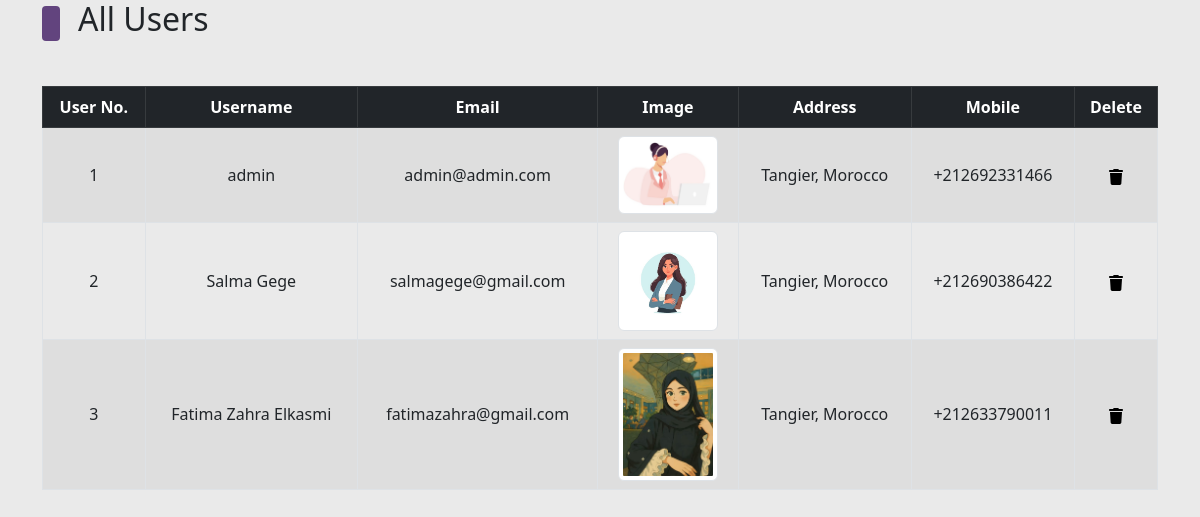
Page /admin/list_users.php on the committed database.
### tables this page shows
CREATE TABLE `user_table` (
  `user_id` int(11) NOT NULL,
  `username` varchar(100) NOT NULL,
  `user_email` varchar(100) NOT NULL,
  `user_password` varchar(255) NOT NULL,
  `user_image` varchar(255) NOT NULL,
  `user_ip` varchar(100) NOT NULL,
  `user_address` varchar(255) NOT NULL,
  `user_mobile` varchar(20) NOT NULL,
  `role` enum('admin','user') NOT NULL DEFAULT 'user'
);

### admin/list_users.php (the view, shortened to what this page needs)
<!DOCTYPE html>
<html lang="en">
<head>
    <link href="https://cdn.jsdelivr.net/npm/bootstrap@5.3.0/dist/css/bootstrap.min.css" rel="stylesheet">
    <link rel="stylesheet" href="../assets/css/bootstrap.css" />
    <link rel="stylesheet" href="../assets/css/main.css" />
</head>
<body>
    <div class="container">
        <div class="categ-header">
            <div class="sub-title">
                <span class="shape"></span>
                <h2>All Users</h2>
            </div>
        </div>
        <div class="table-data">
            <table class="table table-bordered table-hover table-striped text-center">
                <thead class="table-dark">
                    <?php
                    $get_user_query = "SELECT * FROM `user_table`";
                    $get_user_result = mysqli_query($con, $get_user_query);
                    $row_count = mysqli_num_rows($get_user_result);
                    if($row_count!=0){
                        echo "
                        <tr>
                        <th>User No.</th>
                        <th>Username</th>
                        <th>Email</th>
                        <th>Image</th>
                        <th>Address</th>
                        <th>Mobile</th>
                        <th>Delete</th>
                    </tr>
                    ";
                    }
                    ?>
                </thead>
                <tbody>
                    <?php
                    if ($row_count == 0) {
                        echo "<h2 class='text-center text-light p-2 bg-dark'>No users yet</h2>";
                    } else {
                        $id_number = 1;
                        while ($row_fetch_users = mysqli_fetch_array($get_user_result)) {
                            $user_id = $row_fetch_users['user_id'];
                            $username = $row_fetch_users['username'];
                            $user_email = $row_fetch_users['user_email'];
                            $user_image = $row_fetch_users['user_image'];
                            $user_address = $row_fetch_users['user_address'];
                            $user_mobile = $row_fetch_users['user_mobile'];
                            echo "
                            <tr>
                            <td>$id_number</td>
                            <td>$username</td>
                            <td>$user_email</td>
                            <td>
                                <img src='../users_area/user_images/$user_image' alt='$username photo' class='img-thumbnail' width='100px'/>
                            </td>
                            <td>$user_address</td>
                            <td>$user_mobile</td>
                            <td>
                                <a href='index.php?delete_user=$user_id' data-bs-toggle='modal' data-bs-target='#deleteModal_$user_id'>
                                </a>
                                <div class='modal fade' id='deleteModal_$user_id' tabindex='-1' aria-labelledby='deleteModal_$user_id.Label' aria-hidden='true'>
                                                            <a href='index.php?delete_user=$user_id' class='btn px-5 btn-primary text-light'>
                                                            Delete <strong>$username</strong>
                                                            </a>
                                </div>
                            </td>
                        </tr>
                            ";
                            $id_number++;
                        }
                    }
                    ?>
                </tbody>
            </table>
        </div>
    </div>
</body>
</html>

### assets/css/main.css (style rules this page uses)
* { -webkit-box-sizing: border-box; -moz-box-sizing: border-box; box-sizing: border-box; margin: 0; padding: 0; }
html { scroll-behavior: smooth; }
body { background-color:rgb(234, 234, 234); }
a { text-decoration: none; color: #000000; cursor: pointer; }
.container .categ-header { display: flex; flex-direction: column; gap: 20px; margin-bottom: 40px; }
.container .categ-header .sub-title { display: flex; flex-direction: row; gap: 18px; align-items: center; }
.container .categ-header .sub-title span:nth-of-type(1) { width: 18px; height: 35px; background-color: #62447E; border-radius: 4px; -webkit-border-radius: 4px; -moz-border-radius: 4px; -ms-border-radius: 4px; -o-border-radius: 4px; }
.shape { display: inline-block; width: 18px; height: 35px; background-color: #62447E; border-radius: 4px; -webkit-border-radius: 4px; -moz-border-radius: 4px; -ms-border-radius: 4px; -o-border-radius: 4px; }
td { vertical-align: middle; }

### rows in the picture
user_table: username "admin", user_email "admin@admin.com", user_image (picture), user_address "Tangier, Morocco", user_mobile "+212692331466"
user_table: username "Salma Gege", user_email "salmagege@gmail.com", user_image (picture), user_address "Tangier, Morocco", user_mobile "+212690386422"
user_table: username "Fatima Zahra Elkasmi", user_email "fatimazahra@gmail.com", user_image (picture), user_address "Tangier, Morocco", user_mobile "+212633790011"
